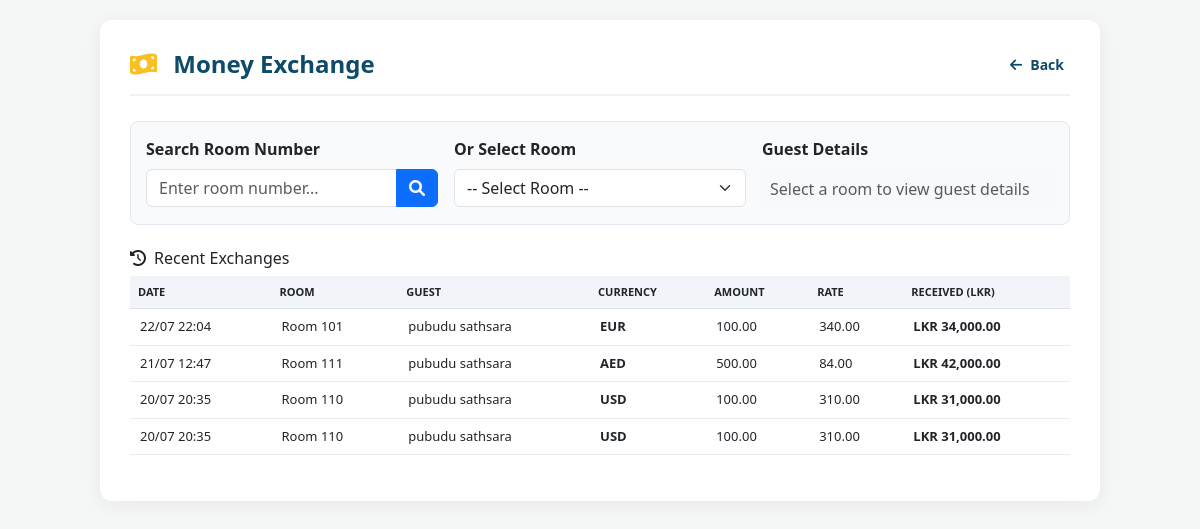
The page /money_exchange.php (signed in) on the database its author committed.
### tables this page shows
CREATE TABLE `exchange_transactions` (
  `exchange_id` int(11) NOT NULL,
  `res_id` int(11) DEFAULT NULL,
  `room_id` int(11) DEFAULT NULL,
  `currency` varchar(10) NOT NULL,
  `amount_given` decimal(10,2) NOT NULL,
  `exchange_rate` decimal(10,4) NOT NULL,
  `amount_received` decimal(10,2) NOT NULL,
  `notes` text DEFAULT NULL,
  `created_by` int(11) DEFAULT NULL,
  `created_at` datetime DEFAULT current_timestamp()
);

CREATE TABLE `rooms` (
  `room_id` int(11) NOT NULL,
  `room_number` varchar(10) NOT NULL,
  `room_type` varchar(50) DEFAULT NULL,
  `status` enum('available','occupied','cleaning','maintenance') DEFAULT 'available'
);

CREATE TABLE `reservations` (
  `res_id` int(11) NOT NULL,
  `res_no` varchar(50) DEFAULT NULL,
  `guest_name` varchar(100) NOT NULL,
  `room_id` int(11) DEFAULT NULL,
  `allotment_id` int(11) DEFAULT NULL,
  `check_in` date NOT NULL,
  `check_out` date NOT NULL,
  `num_of_nights` int(11) DEFAULT 1,
  `status` enum('Pending','Checked-In','Checked-Out','Cancelled') DEFAULT 'Pending',
  `is_deleted` tinyint(1) NOT NULL DEFAULT 0,
  `deleted_at` datetime DEFAULT NULL,
  `deleted_by` varchar(100) DEFAULT NULL,
  `passport_no` varchar(100) DEFAULT NULL,
  `booking_source` varchar(100) DEFAULT NULL,
  `company_name` varchar(100) DEFAULT NULL,
  `rate_code` varchar(50) DEFAULT NULL,
  `package_name` varchar(50) DEFAULT NULL,
  `market_segment` varchar(50) DEFAULT NULL,
  `business_segment` varchar(50) DEFAULT NULL,
  `sales_person` varchar(50) DEFAULT NULL,
  `voucher_no` varchar(50) DEFAULT NULL,
  `tour_no` varchar(50) DEFAULT NULL,
  `guest_payment_mode` varchar(30) DEFAULT 'Guest',
  `visit_purpose` varchar(50) DEFAULT NULL,
  `bill_payment_lkr_sscl` tinyint(1) DEFAULT 0,
  `company_credit_enable` tinyint(1) DEFAULT 0,
  `gender` varchar(10) DEFAULT NULL,
  `dob` date DEFAULT NULL,
  `nationality` varchar(50) DEFAULT NULL,
  `email` varchar(100) DEFAULT NULL,
  `mobile` varchar(20) DEFAULT NULL,
  `adults` int(11) DEFAULT 1,
  `children` int(11) DEFAULT 0,
  `bed_type` varchar(20) DEFAULT NULL,
  `room_category` varchar(50) DEFAULT NULL,
  `meal_plan` varchar(50) DEFAULT NULL,
  `rate_basis` varchar(20) DEFAULT NULL,
  `arrive_for` varchar(50) DEFAULT NULL,
  `leave_after` varchar(50) DEFAULT NULL,
  `expected_arrival_time` time DEFAULT NULL,
  `expected_departure_time` time DEFAULT NULL,
  `room_rate` decimal(10,2) DEFAULT NULL,
  `total_charge` decimal(10,2) DEFAULT 0.00,
  `currency` varchar(10) DEFAULT 'LKR',
  `payment_method` varchar(30) DEFAULT NULL,
  `special_requests` text DEFAULT NULL,
  `transport_req` tinyint(1) DEFAULT 0,
  `vehicle_no` varchar(20) DEFAULT NULL,
  `group_no` varchar(50) DEFAULT NULL,
  `contact_no` varchar(20) DEFAULT NULL,
  `created_by` int(11) DEFAULT NULL
);

### money_exchange.php (the view, shortened to what this page needs)
<?php
include 'includes/db.php';
?>
<!DOCTYPE html>
<html lang="en">
<head>
    <link href="https://cdn.jsdelivr.net/npm/bootstrap@5.3.0/dist/css/bootstrap.min.css" rel="stylesheet">
    <link rel="stylesheet" href="https://cdnjs.cloudflare.com/ajax/libs/font-awesome/6.0.0/css/all.min.css">
</head>
<body>
<div class="page-container">
    <div class="page-header">
        <h4><i class="fas fa-money-bill-wave"></i> Money Exchange</h4>
        <button class="back-btn" onclick="history.back()"><i class="fas fa-arrow-left me-2"></i>Back</button>
    </div>
    <div class="search-box">
        <div class="row g-3">
            <div class="col-md-4">
                <label class="form-label fw-bold">Search Room Number</label>
                <div class="input-group">
                    <input type="text" class="form-control" id="roomSearch" placeholder="Enter room number..." oninput="searchRoom(this.value)">
                    <button class="btn btn-primary" onclick="searchRoom(document.getElementById('roomSearch').value)"><i class="fas fa-search"></i></button>
                </div>
            </div>
            <div class="col-md-4">
                <label class="form-label fw-bold">Or Select Room</label>
                <select class="form-select" id="roomSelect" onchange="loadRoomData(this.value)">
                    <option value="">-- Select Room --</option>
                </select>
            </div>
            <div class="col-md-4">
                <label class="form-label fw-bold">Guest Details</label>
                <div id="guestInfoDisplay" class="p-2 bg-light rounded text-muted" style="min-height:40px;">
                    Select a room to view guest details
                </div>
            </div>
        </div>
    </div>
    <div class="recent-exchanges mt-4">
        <h6><i class="fas fa-history me-2"></i>Recent Exchanges</h6>
        <div style="max-height:200px; overflow-y:auto;">
            <table class="table table-hover">
                <thead>
                    <tr>
                        <th>Date</th>
                        <th>Room</th>
                        <th>Guest</th>
                        <th>Currency</th>
                        <th>Amount</th>
                        <th>Rate</th>
                        <th>Received (LKR)</th>
                    </tr>
                </thead>
                <tbody>
                    <?php
                    $recent = $conn->query("
                        SELECT e.*, r.room_number, res.guest_name
                        FROM exchange_transactions e
                        LEFT JOIN rooms r ON e.room_id = r.room_id
                        LEFT JOIN reservations res ON e.res_id = res.res_id
                        ORDER BY e.created_at DESC LIMIT 10
                    ");
                    if($recent && $recent->num_rows > 0):
                        while($ex = $recent->fetch_assoc()):
                    ?>
                    <tr>
                        <td><?= date('d/m H:i', strtotime($ex['created_at'])) ?></td>
                        <td>Room <?= $ex['room_number'] ?></td>
                        <td><?= htmlspecialchars($ex['guest_name'] ?? 'N/A') ?></td>
                        <td><strong><?= $ex['currency'] ?></strong></td>
                        <td><?= number_format($ex['amount_given'], 2) ?></td>
                        <td><?= number_format($ex['exchange_rate'], 2) ?></td>
                        <td><strong>LKR <?= number_format($ex['amount_received'], 2) ?></strong></td>
                    </tr>
                    <?php endwhile; else: ?>
                    <tr><td colspan="7" class="text-center text-muted">No exchanges yet</td></tr>
                    <?php endif; ?>
                </tbody>
            </table>
        </div>
    </div>
</div>
</body>
</html>

### money_exchange.php (style rules this page uses)
body { background: #f4f7f6; font-family: 'Segoe UI', sans-serif; padding: 20px; }
.page-container { background: white; padding: 30px; border-radius: 12px; box-shadow: 0 4px 20px rgba(0,0,0,0.06); max-width: 1000px; margin: 0 auto; }
.page-header { border-bottom: 2px solid #eef2f5; padding-bottom: 15px; margin-bottom: 25px; display: flex; justify-content: space-between; align-items: center; flex-wrap: wrap; gap: 10px; }
.page-header h4 { color: #0d4b68; font-weight: 700; margin: 0; }
.page-header h4 i { color: #fbbf24; margin-right: 10px; }
.back-btn { background: none; border: none; color: #0d4b68; font-weight: 600; cursor: pointer; font-size: 14px; }
.search-box { background: #f8fafc; padding: 15px; border-radius: 8px; border: 1px solid #e2e8f0; margin-bottom: 20px; }
.recent-exchanges { margin-top: 25px; }
.recent-exchanges table { font-size: 13px; }
.recent-exchanges th { background: #f1f5f9; font-size: 11px; text-transform: uppercase; }
.recent-exchanges td { padding: 8px 10px; border-bottom: 1px solid #e9ecef; }

### rows shown on the page
exchange_transactions: created_at "22/07 22:04", room.room_number "101", res.guest_name "pubudu sathsara", currency "EUR", amount_given "100.00", exchange_rate "340.00", amount_received "34,000.00"
exchange_transactions: created_at "21/07 12:47", room.room_number "111", res.guest_name "pubudu sathsara", currency "AED", amount_given "500.00", exchange_rate "84.00", amount_received "42,000.00"
exchange_transactions: created_at "20/07 20:35", room.room_number "110", res.guest_name "pubudu sathsara", currency "USD", amount_given "100.00", exchange_rate "310.00", amount_received "31,000.00"
exchange_transactions: created_at "20/07 20:35", room.room_number "110", res.guest_name "pubudu sathsara", currency "USD", amount_given "100.00", exchange_rate "310.00", amount_received "31,000.00"
